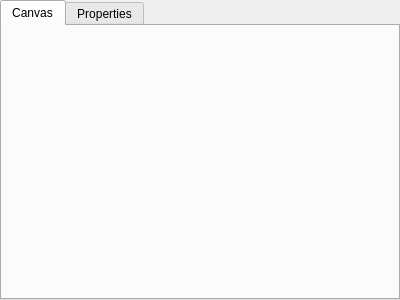
<?xml version="1.0" encoding="UTF-8"?>
<ui version="4.0">
 <class>SceneWindow</class>
 <widget class="QWidget" name="SceneWindow">
  <property name="geometry">
   <rect>
    <x>0</x>
    <y>0</y>
    <width>400</width>
    <height>300</height>
   </rect>
  </property>
  <property name="windowTitle">
   <string>Form</string>
  </property>
  <layout class="QGridLayout" name="gridLayout">
   <property name="leftMargin">
    <number>0</number>
   </property>
   <property name="topMargin">
    <number>0</number>
   </property>
   <property name="rightMargin">
    <number>0</number>
   </property>
   <property name="bottomMargin">
    <number>0</number>
   </property>
   <property name="spacing">
    <number>0</number>
   </property>
   <item row="0" column="0">
    <widget class="QTabWidget" name="tabWidget">
     <property name="currentIndex">
      <number>0</number>
     </property>
     <widget class="QWidget" name="tabCanvas">
      <attribute name="title">
       <string>Canvas</string>
      </attribute>
      <layout class="QGridLayout" name="gridLayout_2">
       <property name="leftMargin">
        <number>2</number>
       </property>
       <property name="topMargin">
        <number>2</number>
       </property>
       <property name="rightMargin">
        <number>2</number>
       </property>
       <property name="bottomMargin">
        <number>2</number>
       </property>
       <property name="spacing">
        <number>0</number>
       </property>
       <item row="0" column="0">
        <widget class="QLabel" name="canvas">
         <property name="text">
          <string/>
         </property>
         <property name="scaledContents">
          <bool>true</bool>
         </property>
        </widget>
       </item>
      </layout>
     </widget>
     <widget class="QWidget" name="tabProperties">
      <attribute name="title">
       <string>Properties</string>
      </attribute>
     </widget>
    </widget>
   </item>
  </layout>
 </widget>
 <resources/>
 <connections/>
</ui>
